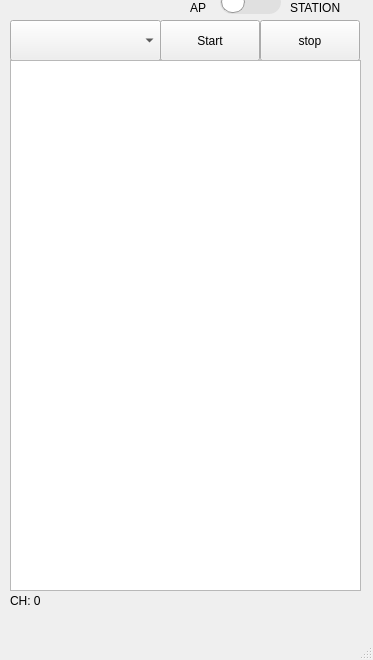
<?xml version="1.0" encoding="UTF-8"?>
<ui version="4.0">
 <class>MainWindow</class>
 <widget class="QMainWindow" name="MainWindow">
  <property name="geometry">
   <rect>
    <x>0</x>
    <y>0</y>
    <width>373</width>
    <height>660</height>
   </rect>
  </property>
  <property name="windowTitle">
   <string>MainWindow</string>
  </property>
  <widget class="QWidget" name="centralwidget">
   <widget class="QPushButton" name="startButton">
    <property name="geometry">
     <rect>
      <x>160</x>
      <y>20</y>
      <width>100</width>
      <height>41</height>
     </rect>
    </property>
    <property name="text">
     <string>Start</string>
    </property>
   </widget>
   <widget class="QPushButton" name="stopButton">
    <property name="geometry">
     <rect>
      <x>260</x>
      <y>20</y>
      <width>100</width>
      <height>41</height>
     </rect>
    </property>
    <property name="text">
     <string>stop</string>
    </property>
   </widget>
   <widget class="QComboBox" name="devIn">
    <property name="geometry">
     <rect>
      <x>10</x>
      <y>20</y>
      <width>151</width>
      <height>41</height>
     </rect>
    </property>
   </widget>
   <widget class="QListWidget" name="listWidget">
    <property name="geometry">
     <rect>
      <x>10</x>
      <y>60</y>
      <width>351</width>
      <height>531</height>
     </rect>
    </property>
   </widget>
   <widget class="QLabel" name="currentCh">
    <property name="geometry">
     <rect>
      <x>10</x>
      <y>590</y>
      <width>351</width>
      <height>21</height>
     </rect>
    </property>
    <property name="text">
     <string>CH: 0</string>
    </property>
   </widget>
   <widget class="QSlider" name="viewToggle">
    <property name="geometry">
     <rect>
      <x>220</x>
      <y>-10</y>
      <width>61</width>
      <height>25</height>
     </rect>
    </property>
    <property name="styleSheet">
     <string notr="true">QSlider::groove:horizontal {
    border-radius: 12px;
    height: 24px;
    background: #e0e0e0;
}

QSlider::handle:horizontal {
    background: #ffffff;
    border: 1px solid #999999;
    width: 22px;
    height: 22px;
    margin: 1px; /* 손잡이가 배경 선 밖으로 나가지 않게 잡아줌 */
    border-radius: 11px;
}</string>
    </property>
    <property name="maximum">
     <number>1</number>
    </property>
    <property name="pageStep">
     <number>1</number>
    </property>
    <property name="orientation">
     <enum>Qt::Orientation::Horizontal</enum>
    </property>
   </widget>
   <widget class="QLabel" name="label">
    <property name="geometry">
     <rect>
      <x>190</x>
      <y>0</y>
      <width>21</width>
      <height>16</height>
     </rect>
    </property>
    <property name="text">
     <string>AP</string>
    </property>
   </widget>
   <widget class="QLabel" name="label_2">
    <property name="geometry">
     <rect>
      <x>290</x>
      <y>0</y>
      <width>58</width>
      <height>16</height>
     </rect>
    </property>
    <property name="text">
     <string>STATION</string>
    </property>
   </widget>
  </widget>
  <widget class="QMenuBar" name="menubar">
   <property name="geometry">
    <rect>
     <x>0</x>
     <y>0</y>
     <width>373</width>
     <height>33</height>
    </rect>
   </property>
  </widget>
  <widget class="QStatusBar" name="statusbar"/>
 </widget>
 <resources/>
 <connections/>
</ui>
